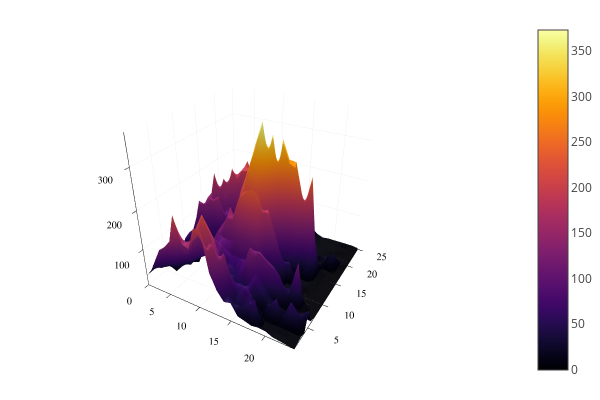

The cell this chart's notebook holds for it:
### Code cell
using DelimitedFiles

topological_data = readdlm("../../data/bruno.csv", ',')
surface(topological_data)

### Figure 1 — Plotly figure (JSON) as saved in the notebook; plotly's stock layout.template omitted (floating-point values rounded to 4 significant figures; data arrays with more than 128 entries replaced by an {"elided": "..."} marker saying what was removed)
{"data": [{"colorbar": {"title": ""}, "colorscale": [[0, "rgba(0, 0, 4, 1.000)"], [0.03448, "rgba(4, 3, 20, 1.000)"], [0.06897, "rgba(13, 8, 41, 1.000)"], [0.1034, "rgba(24, 12, 60, 1.000)"], [0.1379, "rgba(38, 12, 81, 1.000)"], [0.1724, "rgba(54, 9, 97, 1.000)"], [0.2069, "rgba(69, 10, 105, 1.000)"], [0.2414, "rgba(84, 15, 109, 1.000)"], [0.2759, "rgba(97, 19, 110, 1.000)"], [0.3103, "rgba(111, 25, 110, 1.000)"], [0.3448, "rgba(125, 30, 109, 1.000)"], [0.3793, "rgba(140, 35, 105, 1.000)"], [0.4138, "rgba(154, 40, 101, 1.000)"], [0.4483, "rgba(166, 45, 96, 1.000)"], [0.4828, "rgba(180, 51, 89, 1.000)"], [0.5172, "rgba(193, 58, 80, 1.000)"], [0.5517, "rgba(206, 67, 71, 1.000)"], [0.5862, "rgba(216, 76, 62, 1.000)"], [0.6207, "rgba(226, 87, 52, 1.000)"], [0.6552, "rgba(235, 100, 41, 1.000)"], [0.6897, "rgba(241, 115, 29, 1.000)"], [0.7241, "rgba(247, 130, 18, 1.000)"], [0.7586, "rgba(250, 144, 8, 1.000)"], [0.7931, "rgba(252, 161, 8, 1.000)"], [0.8276, "rgba(252, 178, 22, 1.000)"], [0.8621, "rgba(250, 196, 42, 1.000)"], [0.8966, "rgba(246, 213, 67, 1.000)"], [0.931, "rgba(243, 229, 93, 1.000)"], [0.9655, "rgba(242, 244, 130, 1.000)"], [1, "rgba(252, 255, 164, 1.000)"]], "name": "y1", "opacity": null, "showlegend": false, "showscale": true, "type": "surface", "x": [1, 2, 3, 4, 5, 6, 7, 8, 9, 10, 11, 12, 13, 14, 15, 16, 17, 18, 19, 20, 21, 22, 23, 24], "xaxis": "x1", "y": [1, 2, 3, 4, 5, 6, 7, 8, 9, 10, 11, 12, 13, 14, 15, 16, 17, 18, 19, 20, 21, 22, 23, 24, 25], "yaxis": "y1", "z": {"elided": "25x24 float values"}, "zmax": 372.9, "zmin": -0.1836}], "layout": {"annotations": [], "height": 400, "legend": {"bgcolor": "rgba(255, 255, 255, 1.000)", "bordercolor": "rgba(0, 0, 0, 1.000)", "font": {"color": "rgba(0, 0, 0, 1.000)", "family": "sans-serif", "size": 11}, "tracegroupgap": 0, "x": 1, "y": 1}, "margin": {"b": 20, "l": 0, "r": 0, "t": 20}, "paper_bgcolor": "rgba(255, 255, 255, 1.000)", "plot_bgcolor": "rgba(255, 255, 255, 1.000)", "scene": {"camera": {"eye": {"x": 1.126, "y": -1.95, "z": 1.3}}, "xaxis": {"anchor": "y1", "domain": [0.03619, 0.9934], "gridcolor": "rgba(0, 0, 0, 0.100)", "gridwidth": 0.5, "linecolor": "rgba(0, 0, 0, 1.000)", "mirror": false, "range": [1, 24], "showgrid": true, "showline": true, "showticklabels": true, "tickangle": 0, "tickcolor": "rgb(0, 0, 0)", "tickfont": {"color": "rgba(0, 0, 0, 1.000)", "family": "sans-serif", "size": 11}, "tickmode": "array", "ticks": "inside", "ticktext": ["5", "10", "15", "20"], "tickvals": [5, 10, 15, 20], "title": "", "titlefont": {"color": "rgba(0, 0, 0, 1.000)", "family": "sans-serif", "size": 15}, "type": "-", "visible": true, "zeroline": false, "zerolinecolor": "rgba(0, 0, 0, 1.000)"}, "yaxis": {"anchor": "x1", "domain": [0.03762, 0.9902], "gridcolor": "rgba(0, 0, 0, 0.100)", "gridwidth": 0.5, "linecolor": "rgba(0, 0, 0, 1.000)", "mirror": false, "range": [1, 25], "showgrid": true, "showline": true, "showticklabels": true, "tickangle": 0, "tickcolor": "rgb(0, 0, 0)", "tickfont": {"color": "rgba(0, 0, 0, 1.000)", "family": "sans-serif", "size": 11}, "tickmode": "array", "ticks": "inside", "ticktext": ["5", "10", "15", "20", "25"], "tickvals": [5, 10, 15, 20, 25], "title": "", "titlefont": {"color": "rgba(0, 0, 0, 1.000)", "family": "sans-serif", "size": 15}, "type": "-", "visible": true, "zeroline": false, "zerolinecolor": "rgba(0, 0, 0, 1.000)"}, "zaxis": {"gridcolor": "rgba(0, 0, 0, 0.100)", "gridwidth": 0.5, "linecolor": "rgba(0, 0, 0, 1.000)", "mirror": false, "range": [-0.1836, 372.9], "showgrid": true, "showline": true, "showticklabels": true, "tickangle": 0, "tickcolor": "rgb(0, 0, 0)", "tickfont": {"color": "rgba(0, 0, 0, 1.000)", "family": "sans-serif", "size": 11}, "tickmode": "array", "ticks": "inside", "ticktext": ["0", "100", "200", "300"], "tickvals": [0, 100, 200, 300], "title": "", "titlefont": {"color": "rgba(0, 0, 0, 1.000)", "family": "sans-serif", "size": 15}, "type": "-", "visible": true, "zeroline": false, "zerolinecolor": "rgba(0, 0, 0, 1.000)"}}, "showlegend": true, "width": 600}}
